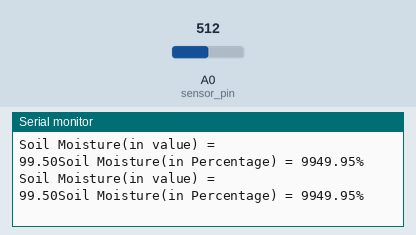
Simulated run of this sketch. Board: Arduino Uno, built with avr-gcc and run on an emulated ATmega328P. On the bench: the last lines printed to the serial monitor. Inputs (shaded band) come from the test bench; at power-on: A0 (sensor_pin) = 512.

Above: at 1.8 s.
1.9 s: A0 (sensor_pin) set to 716
At 2.5 s:
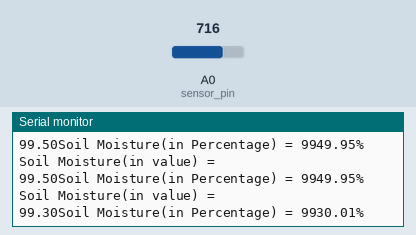
3.4 s: A0 (sensor_pin) set to 900
At 4.7 s:
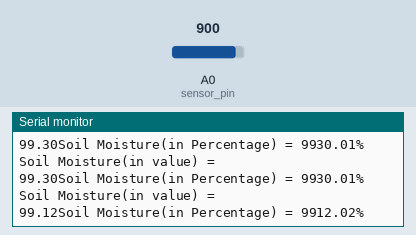
Timing chart, 0 to 6.4 s (numbered marks = the images above; inputs shaded):
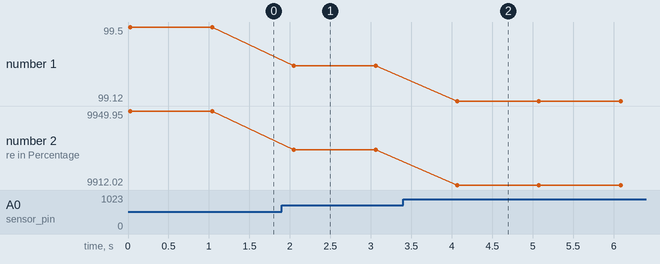

The sketch:

Soil_Moisture_Sensor.ino
```cpp
int sensor_pin = A0;  /* Connect Soil moisture analog sensor pin to A0 of NodeMCU */

float moisture_percentage;
float moisture;

void setup()
{
  Serial.begin(9600); /* Define baud rate for serial communication */
}

void loop()
{
  int value = analogRead(sensor_pin);

  moisture = (100.00 - (value / 1023.00));
  moisture_percentage = (moisture * 100.00);

  Serial.println("Soil Moisture(in value) = ");
  Serial.print(moisture);
  Serial.print("Soil Moisture(in Percentage) = ");
  Serial.print(moisture_percentage);
  Serial.println("%");

  delay(1000);
}
```

Measured:
- after the input at 1.9 s, the serial monitor: prints a new line after 0.15 s (image 1)
- after the input at 3.4 s, the serial monitor: prints a new line after 0.67 s (image 2)
- plotted number 1: 99.5 → 99.3 after the input at 1.9 s, 99.3 → 99.12 after the input at 3.4 s
- plotted number 2: 9949.95 → 9930.01 after the input at 1.9 s, 9930.01 → 9912.02 after the input at 3.4 s
